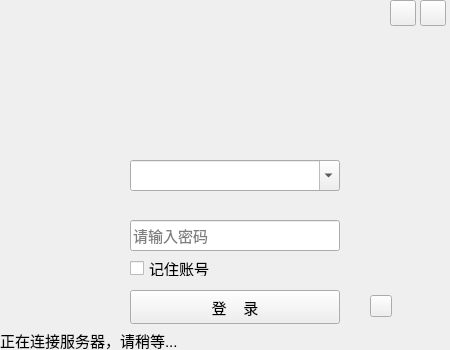
<?xml version="1.0" encoding="UTF-8"?>
<ui version="4.0">
 <class>CLogin</class>
 <widget class="QWidget" name="CLogin">
  <property name="geometry">
   <rect>
    <x>0</x>
    <y>0</y>
    <width>450</width>
    <height>350</height>
   </rect>
  </property>
  <property name="windowTitle">
   <string/>
  </property>
  <widget class="QLineEdit" name="EDIT_PWD">
   <property name="geometry">
    <rect>
     <x>130</x>
     <y>220</y>
     <width>210</width>
     <height>31</height>
    </rect>
   </property>
   <property name="font">
    <font>
     <pointsize>11</pointsize>
    </font>
   </property>
   <property name="text">
    <string/>
   </property>
   <property name="echoMode">
    <enum>QLineEdit::Password</enum>
   </property>
   <property name="placeholderText">
    <string>请输入密码</string>
   </property>
  </widget>
  <widget class="QCheckBox" name="checkBox">
   <property name="geometry">
    <rect>
     <x>130</x>
     <y>260</y>
     <width>121</width>
     <height>16</height>
    </rect>
   </property>
   <property name="font">
    <font>
     <pointsize>11</pointsize>
    </font>
   </property>
   <property name="text">
    <string>记住账号</string>
   </property>
  </widget>
  <widget class="QPushButton" name="BTN_SET">
   <property name="geometry">
    <rect>
     <x>370</x>
     <y>295</y>
     <width>22</width>
     <height>22</height>
    </rect>
   </property>
   <property name="cursor">
    <cursorShape>PointingHandCursor</cursorShape>
   </property>
   <property name="text">
    <string/>
   </property>
  </widget>
  <widget class="QPushButton" name="BTN_LOGIN">
   <property name="enabled">
    <bool>true</bool>
   </property>
   <property name="geometry">
    <rect>
     <x>130</x>
     <y>290</y>
     <width>210</width>
     <height>34</height>
    </rect>
   </property>
   <property name="font">
    <font>
     <pointsize>11</pointsize>
    </font>
   </property>
   <property name="text">
    <string>登    录</string>
   </property>
  </widget>
  <widget class="QLabel" name="label_msg">
   <property name="geometry">
    <rect>
     <x>0</x>
     <y>330</y>
     <width>181</width>
     <height>21</height>
    </rect>
   </property>
   <property name="font">
    <font>
     <pointsize>11</pointsize>
    </font>
   </property>
   <property name="text">
    <string>正在连接服务器，请稍等...</string>
   </property>
  </widget>
  <widget class="QPushButton" name="BTN_MIN">
   <property name="geometry">
    <rect>
     <x>390</x>
     <y>0</y>
     <width>26</width>
     <height>26</height>
    </rect>
   </property>
   <property name="text">
    <string/>
   </property>
  </widget>
  <widget class="QPushButton" name="BTN_CLOSE">
   <property name="geometry">
    <rect>
     <x>420</x>
     <y>0</y>
     <width>26</width>
     <height>26</height>
    </rect>
   </property>
   <property name="text">
    <string/>
   </property>
  </widget>
  <widget class="QComboBox" name="comboBox">
   <property name="geometry">
    <rect>
     <x>130</x>
     <y>160</y>
     <width>210</width>
     <height>31</height>
    </rect>
   </property>
   <property name="font">
    <font>
     <pointsize>11</pointsize>
    </font>
   </property>
   <property name="editable">
    <bool>true</bool>
   </property>
   <property name="currentText">
    <string/>
   </property>
   <property name="frame">
    <bool>true</bool>
   </property>
  </widget>
  <widget class="QLabel" name="label_title">
   <property name="geometry">
    <rect>
     <x>20</x>
     <y>30</y>
     <width>411</width>
     <height>101</height>
    </rect>
   </property>
   <property name="font">
    <font>
     <family>微软雅黑</family>
     <pointsize>24</pointsize>
    </font>
   </property>
   <property name="text">
    <string/>
   </property>
   <property name="alignment">
    <set>Qt::AlignCenter</set>
   </property>
  </widget>
  <widget class="QLabel" name="label_pic">
   <property name="geometry">
    <rect>
     <x>20</x>
     <y>160</y>
     <width>100</width>
     <height>100</height>
    </rect>
   </property>
   <property name="text">
    <string/>
   </property>
  </widget>
 </widget>
 <layoutdefault spacing="6" margin="11"/>
 <tabstops>
  <tabstop>comboBox</tabstop>
  <tabstop>EDIT_PWD</tabstop>
  <tabstop>checkBox</tabstop>
  <tabstop>BTN_LOGIN</tabstop>
  <tabstop>BTN_SET</tabstop>
  <tabstop>BTN_CLOSE</tabstop>
  <tabstop>BTN_MIN</tabstop>
 </tabstops>
 <resources/>
 <connections>
  <connection>
   <sender>BTN_MIN</sender>
   <signal>clicked()</signal>
   <receiver>CLogin</receiver>
   <slot>showMinimized()</slot>
   <hints>
    <hint type="sourcelabel">
     <x>402</x>
     <y>12</y>
    </hint>
    <hint type="destinationlabel">
     <x>224</x>
     <y>174</y>
    </hint>
   </hints>
  </connection>
 </connections>
</ui>
